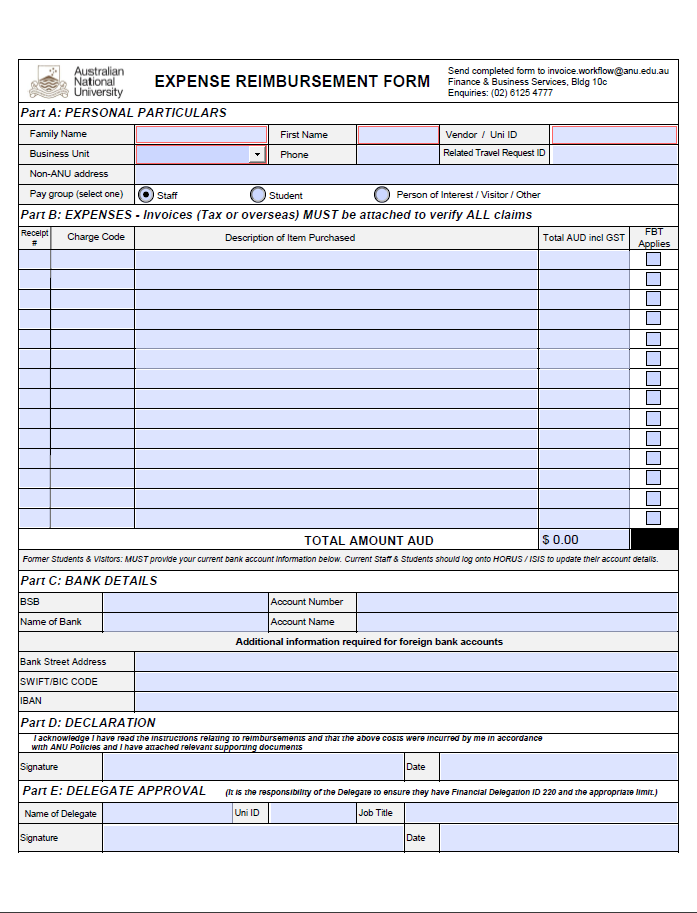
#> input picture test/viewer/3.jpg, 697 x 913 px
$ python 'canny + cnt.py'   (older library calls are emulated)
#> lines starting #> are read from the running program, lines starting #| are printed output that depends on the picture; after the words box and inside, x2 and y2 are one past the last pixel; in counts of white or black regions, pixels touching at a corner belong together
import cv2
import numpy as np
from random import randint as rint

img = cv2.imread('3.jpg')
#> img is the input picture: shape (913, 697, 3); mean B, G, R 235.2, 223.7, 221
gray = cv2.cvtColor(img, cv2.COLOR_BGR2GRAY)
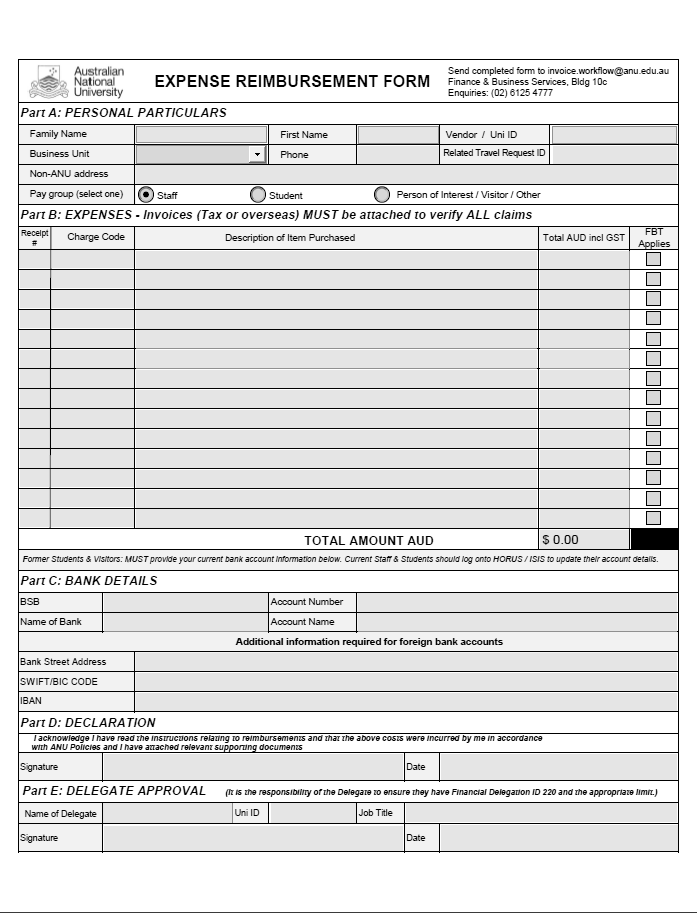
#> gray: shape (913, 697); min 0, max 255, mean 224.2
canny = cv2.Canny(img, 20, 20)
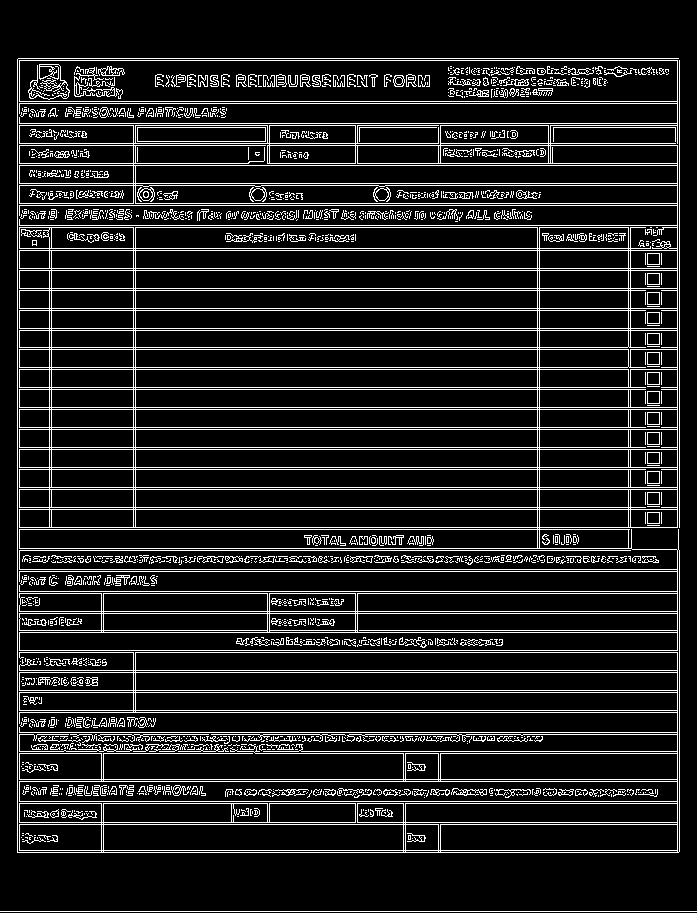
#> canny: shape (913, 697); 12.3% white in thin lines or dots

rec, bin = cv2.threshold(canny, 1, 255, cv2.THRESH_BINARY)

_, contours, _ = cv2.findContours(canny, cv2.RETR_TREE, cv2.CHAIN_APPROX_NONE)
#> contours = 2394 contours, 1991 with area under 20; largest, box (x1, y1, x2, y2) and area: (17, 58, 680, 853) 408729, (19, 60, 678, 102) 26976, (19, 781, 678, 802) 13158, (19, 632, 678, 651) 11842, (19, 529, 538, 549) 9840
draw_cnt = np.zeros((img.shape[0], img.shape[1], 3), dtype=np.uint8)
for i in range(len(contours)):
    cnt = contours[i]
    if cv2.contourArea(cnt) < 100:
        continue
    # cv2.drawContours(draw_cnt, contours, i, (rint(0, 255), rint(0, 255), rint(0, 255)))
    cv2.drawContours(draw_cnt, contours, i, (0, 0, 255))
#> this loop made 2394 passes
#> cnt on passes 2, 3, 5: [[295, 749], [296, 749], [297, 749], [296, 749]], [[272, 749], [273, 749], [274, 749], [273, 749]], [[209, 749]]
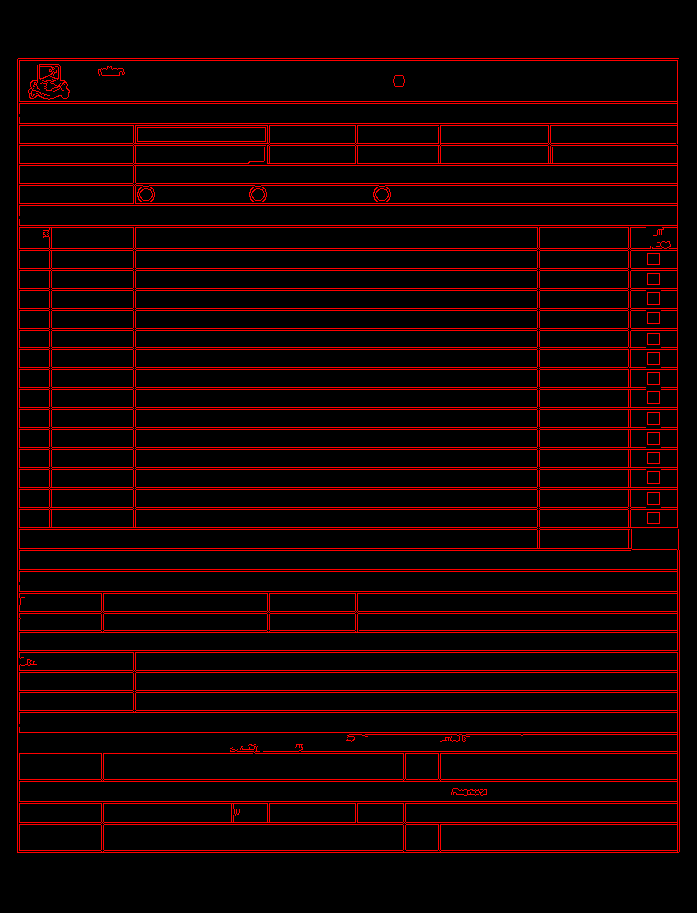
#> draw_cnt: shape (913, 697, 3); mean of channels 0, 1, 2 0, 0, 22.8; drawn as B, G, R

cv2.imshow('canny', canny)
cv2.imshow('bin', bin)
cv2.imshow('contour', draw_cnt)
cv2.waitKey(0)

$ run again, with test/viewer/1.jpg copied over test/viewer/3.jpg
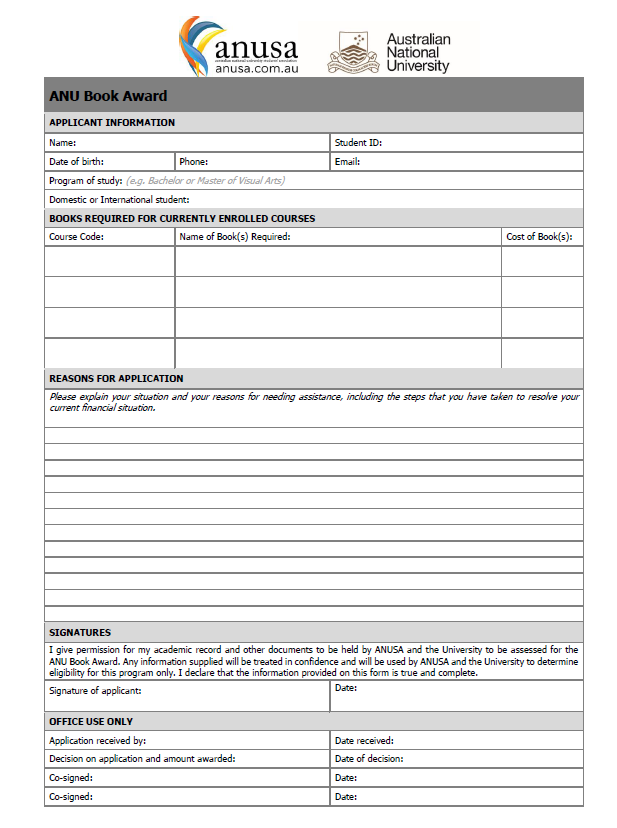
#> input picture test/viewer/1.jpg, 617 x 828 px
#> img is the input picture: shape (828, 617, 3); mean B, G, R 233.8, 233.8, 233.8
#> `canny = cv2.Canny(img, 20, 20)`:
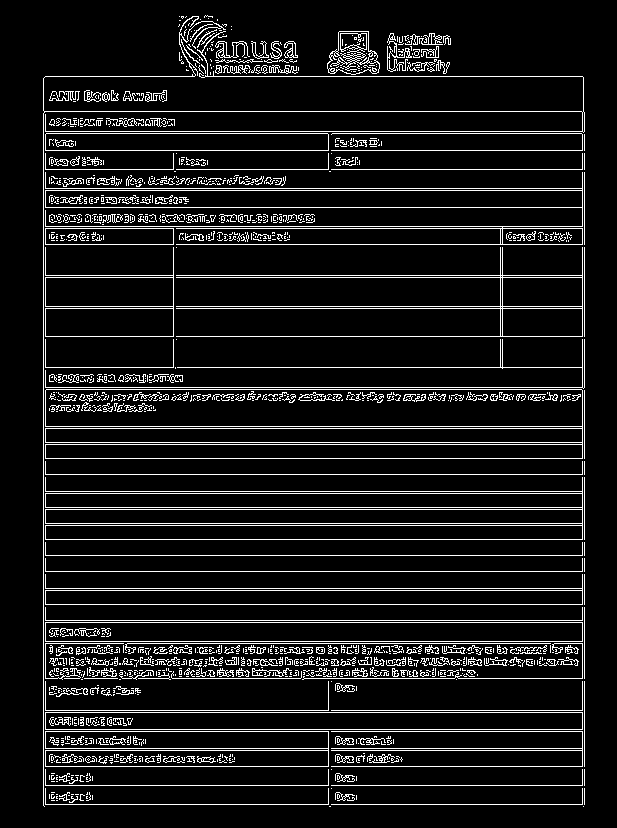
#> canny: shape (828, 617); 9.3% white in thin lines or dots, all inside (x1, y1, x2, y2) = (43, 15, 585, 807)
#> contours = 1698 contours, 1568 with area under 20; largest, box (x1, y1, x2, y2) and area: (45, 389, 583, 459) 34906, (45, 477, 583, 540) 22558, (45, 389, 583, 427) 19867, (45, 172, 583, 245) 10448, (45, 622, 583, 642) 10203
#> the loop `for i in range(len(contours)):` made 1698 passes
#> cnt on passes 1 to 3: [[583, 806]], [[329, 806], [330, 806]], [[56, 800], [57, 800]]
#> after the loop `for i in range(len(contours)):`:
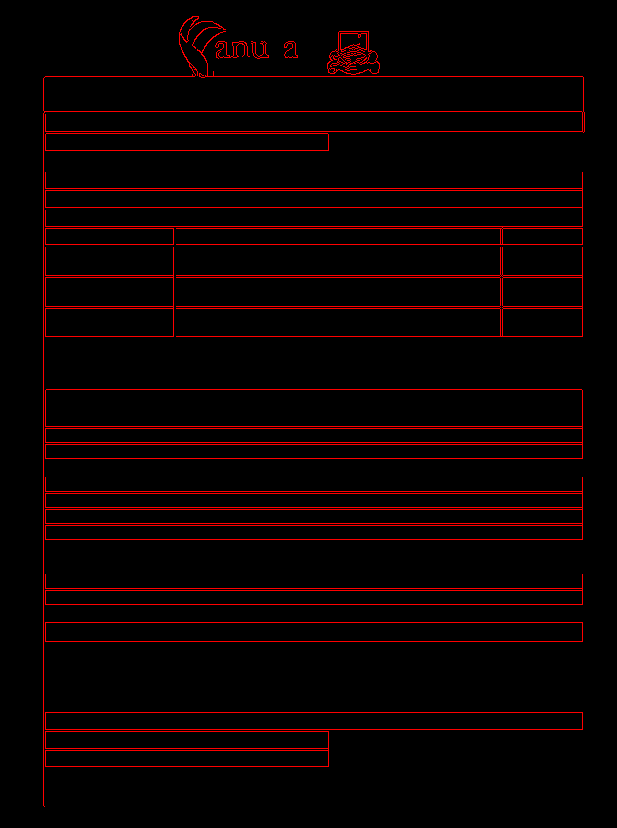
#> draw_cnt: shape (828, 617, 3); mean of channels 0, 1, 2 0, 0, 11.5; drawn as B, G, R

$ run again, with test/viewer/2.jpg copied over test/viewer/3.jpg
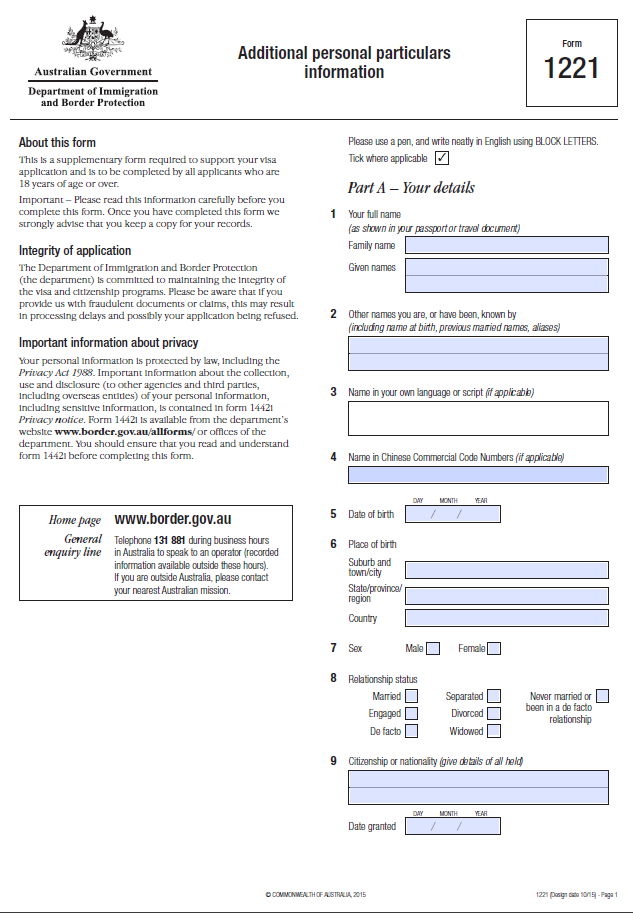
#> input picture test/viewer/2.jpg, 633 x 913 px
#> img is the input picture: shape (913, 633, 3); mean B, G, R 243.3, 240.9, 240.5
#> `canny = cv2.Canny(img, 20, 20)`:
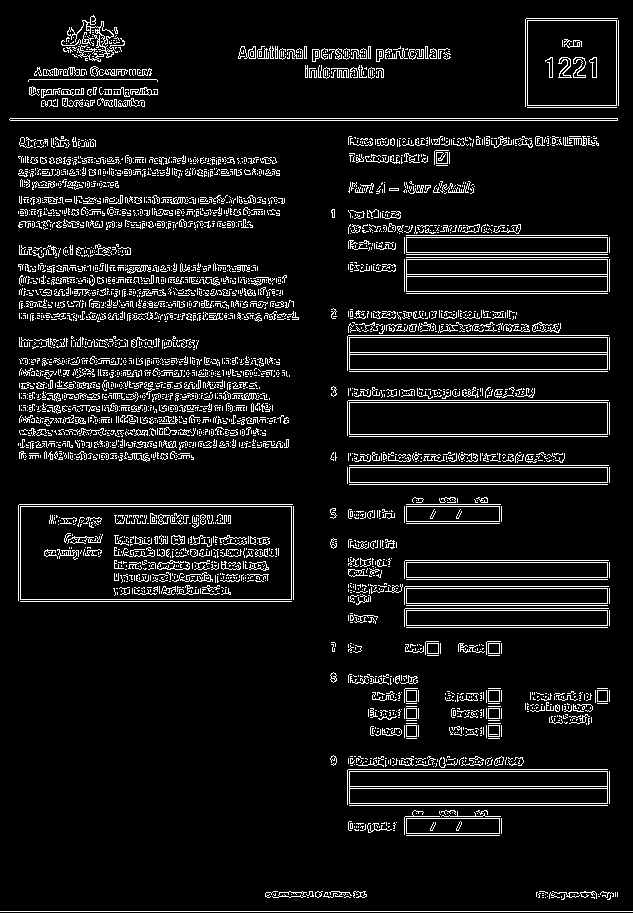
#> canny: shape (913, 633); 8.3% white in thin lines or dots
#> contours = 3949 contours, 3752 with area under 20; largest, box (x1, y1, x2, y2) and area: (20, 506, 292, 600) 25203, (20, 506, 292, 600) 25201, (349, 771, 608, 804) 8256, (349, 402, 608, 435) 8256, (349, 337, 608, 370) 8256
#> the loop `for i in range(len(contours)):` made 3949 passes
#> cnt on passes 3 to 5: [[545, 897]], [[542, 897], [543, 897]], [[307, 897], [308, 897]]
#> after the loop `for i in range(len(contours)):`:
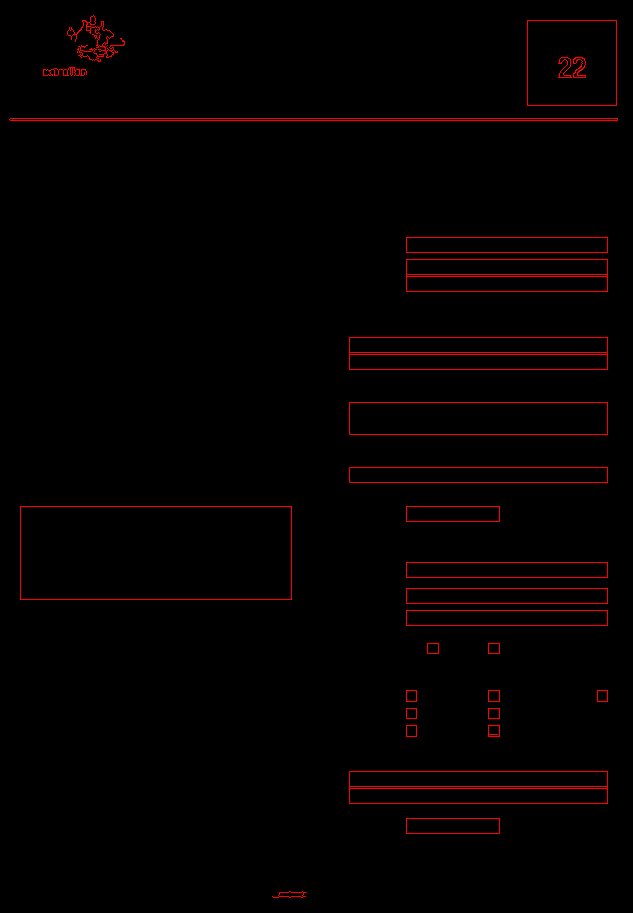
#> draw_cnt: shape (913, 633, 3); mean of channels 0, 1, 2 0, 0, 4.3; drawn as B, G, R
